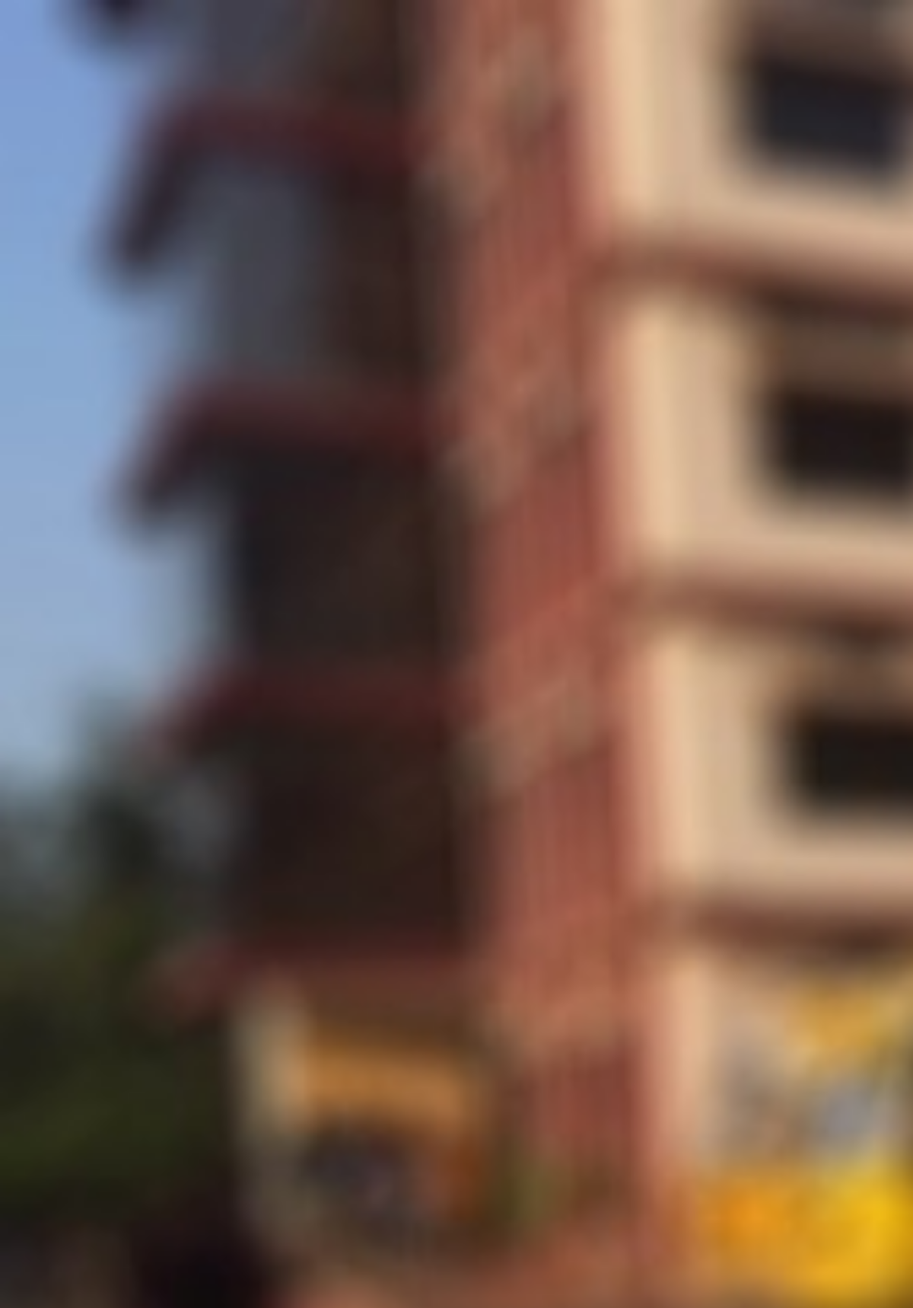
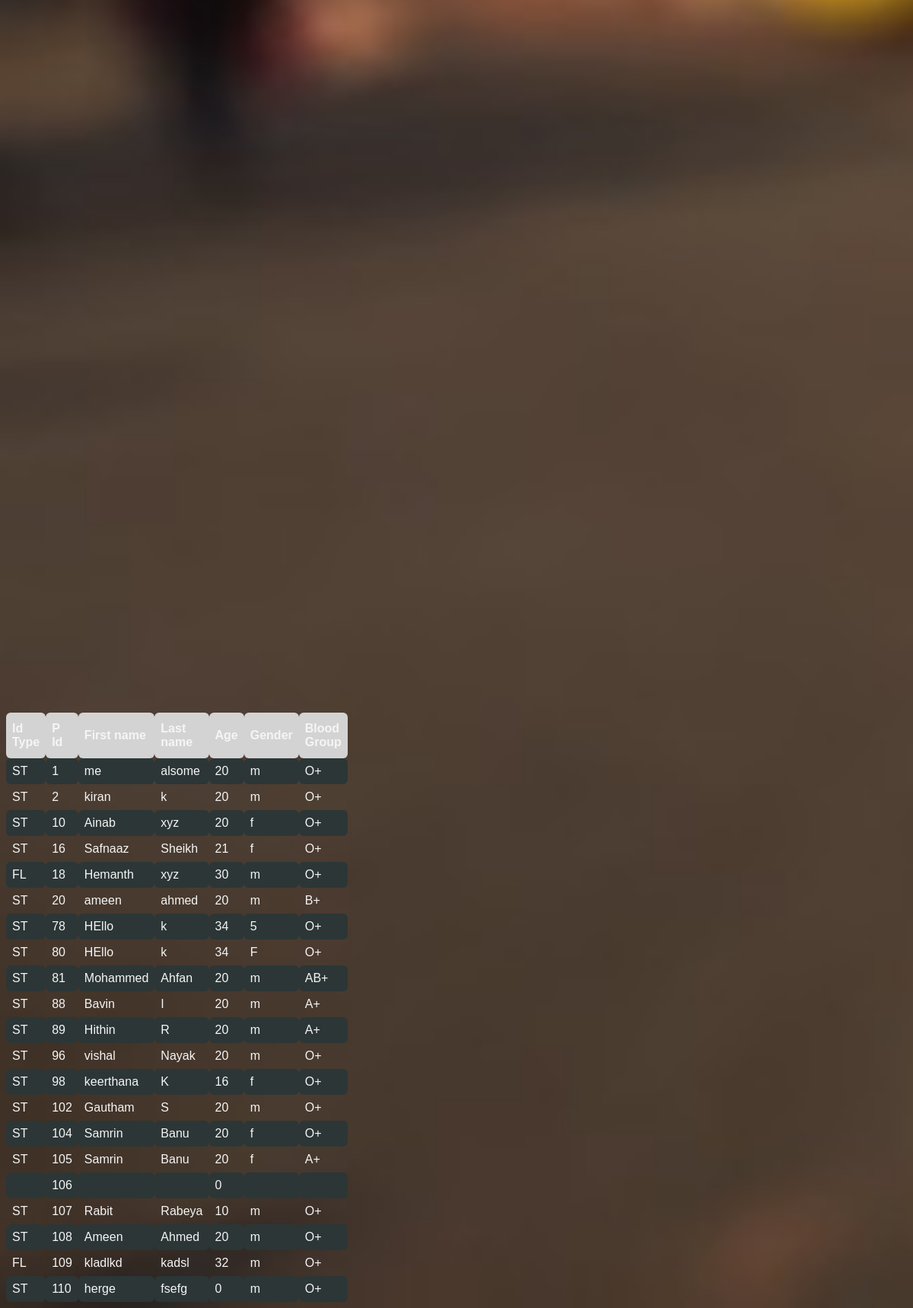
Screenshot of /PHP/refresh.php with the database file from the repository (2 pictures, top to bottom).
### tables this page shows
CREATE TABLE `passenger` (
  `Type` varchar(5) NOT NULL,
  `Pid` int(11) NOT NULL,
  `Fname` varchar(50) NOT NULL,
  `Lname` varchar(50) NOT NULL,
  `Age` int(11) NOT NULL,
  `Gender` char(1) NOT NULL,
  `Bloodtag` varchar(5) NOT NULL
);

### PHP/refresh.php (the view, shortened to what this page needs)
<?php
$servername = "localhost";
$username = "root";
$password = "";
$dbname = "bus";
        $con=mysqli_connect($servername,$username,$password,$dbname);
        $sql="select * from `passenger`";
        $result=mysqli_query($con,$sql);
        echo "
        <html>
        <head>
            <link rel='stylesheet' href='employee.css'>
            <link rel='stylesheet' href='table.css'>
        </head>
        <center>
<body>
<table  id='log'>
<tr>
<th>Id Type</th>
<th>P Id</th>
<th>First name</th>
<th>Last name</th>
<th>Age</th>
<th>Gender</th>
<th>Blood Group</th>
</tr></center>";
if($result){
while($row=mysqli_fetch_array($result))
{
echo "<tr>";
echo "<td>".$row['Type']."</td><br>";
echo "<td>".$row['Pid']."</td><br>";
echo "<td>".$row['Fname']."</td><br>";
echo "<td>".$row['Lname']."</td><br>";
echo "<td>".$row['Age']."</td><br>";
echo "<td>".$row['Gender']."</td><br>";
echo "<td>".$row['Bloodtag']."</td><br>";
echo "</tr></body>
</html> ";
}
}
?>

### PHP/employee.css (style rules this page uses)
body { font-family: sans-serif; width: 250px; background: url(preview.jpg); background-size: cover; background-repeat: no-repeat; color: whitesmoke; }

### PHP/table.css (style rules this page uses)
body { background: url(preview.jpg); background-repeat: no-repeat; background-size: cover; color: whitesmoke; }
#log { font-family: "Trebuchet MS", Arial, Helvetica, sans-serif; border-collapse: collapse; width: 100%; }
#log td, #log th { border-radius:6px; -moz-border-radius:6px; padding: 8px; }
#log tr:nth-child(even) { background-color: #2c3636; }
#log th { padding-top: 12px; padding-bottom: 12px; text-align: left; background-color: lightgrey; }

### rows the page displays
passenger: Type "ST", Pid "1", Fname "me", Lname "alsome", Age "20", Gender "m", Bloodtag "O+"
passenger: Type "ST", Pid "2", Fname "kiran", Lname "k", Age "20", Gender "m", Bloodtag "O+"
passenger: Type "ST", Pid "10", Fname "Ainab", Lname "xyz", Age "20", Gender "f", Bloodtag "O+"
passenger: Type "ST", Pid "16", Fname "Safnaaz", Lname "Sheikh", Age "21", Gender "f", Bloodtag "O+"
passenger: Type "FL", Pid "18", Fname "Hemanth", Lname "xyz", Age "30", Gender "m", Bloodtag "O+"
passenger: Type "ST", Pid "20", Fname "ameen", Lname "ahmed", Age "20", Gender "m", Bloodtag "B+"
passenger: Type "ST", Pid "78", Fname "HEllo", Lname "k", Age "34", Gender "5", Bloodtag "O+"
passenger: Type "ST", Pid "80", Fname "HEllo", Lname "k", Age "34", Gender "F", Bloodtag "O+"
passenger: Type "ST", Pid "81", Fname "Mohammed", Lname "Ahfan", Age "20", Gender "m", Bloodtag "AB+"
passenger: Type "ST", Pid "88", Fname "Bavin", Lname "I", Age "20", Gender "m", Bloodtag "A+"
passenger: Type "ST", Pid "89", Fname "Hithin", Lname "R", Age "20", Gender "m", Bloodtag "A+"
passenger: Type "ST", Pid "96", Fname "vishal", Lname "Nayak", Age "20", Gender "m", Bloodtag "O+"
passenger: Type "ST", Pid "98", Fname "keerthana", Lname "K", Age "16", Gender "f", Bloodtag "O+"
passenger: Type "ST", Pid "102", Fname "Gautham", Lname "S", Age "20", Gender "m", Bloodtag "O+"
passenger: Type "ST", Pid "104", Fname "Samrin", Lname "Banu", Age "20", Gender "f", Bloodtag "O+"
passenger: Type "ST", Pid "105", Fname "Samrin", Lname "Banu", Age "20", Gender "f", Bloodtag "A+"
passenger: Pid "106", Age "0"
passenger: Type "ST", Pid "107", Fname "Rabit", Lname "Rabeya", Age "10", Gender "m", Bloodtag "O+"
passenger: Type "ST", Pid "108", Fname "Ameen", Lname "Ahmed", Age "20", Gender "m", Bloodtag "O+"
passenger: Type "FL", Pid "109", Fname "kladlkd", Lname "kadsl", Age "32", Gender "m", Bloodtag "O+"
passenger: Type "ST", Pid "110", Fname "herge", Lname "fsefg", Age "0", Gender "m", Bloodtag "O+"
